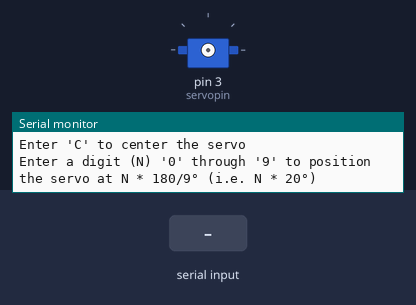
A sketch run on a simulated Arduino Uno, built with avr-gcc and run on an emulated ATmega328P. Parts: servo, the last lines printed to the serial monitor. Wiring (inferred from the names in the program): servo: signal pin 3. Inputs (shaded band) come from the test bench. Servo pulses on a pin are drawn as a servo (544–2400 µs = 0–180°).

Above: at 1.2 s.
1.3 s: "30,150\n" received over Serial
At 3.2 s:
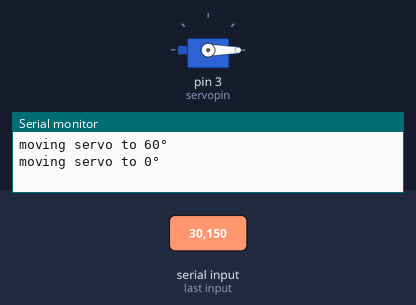
4.3 s: byte 99 ('c') received over Serial
7.3 s: "200\n" received over Serial
At 8.5 s:
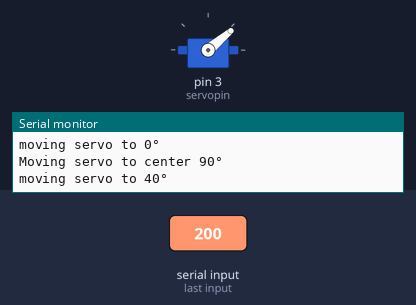
10.2 s: "5\n" received over Serial
At 12.0 s:
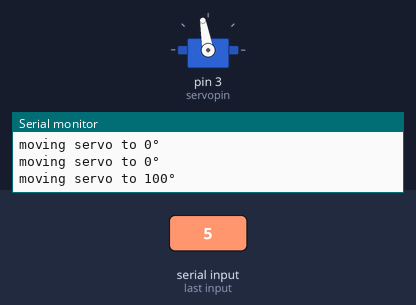
12.3 s: "90,45\n" received over Serial
At 15.0 s:
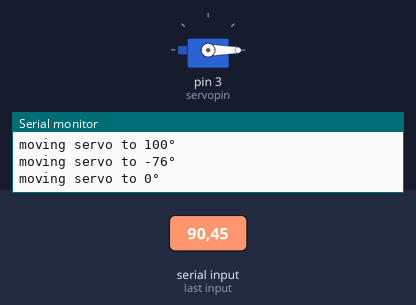
15.3 s: "c90\n" received over Serial
Timing chart, 0 to 21.7 s (numbered marks = the images above; inputs shaded):
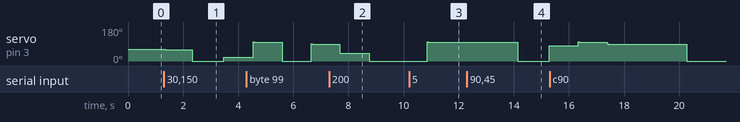

The sketch:

Servo.ino
```cpp
// (licence header left out)
// Uncomment this line to enable a configuration of the test program
// that is based upon the final project's wiring configuration.
//#define FINAL_PROJECT_CONFIG

#ifdef FINAL_PROJECT_CONFIG
int servopin = 9;     // Define the Servo as Pin 9 which matches the final wiring configuration.
#else
int servopin=3;//Define the Servo Pin3 for Servo signal
#endif

int myangle;//Define Var angle
int pulsewidth;//Define Pulsewidth

void servopulse(int servopin,int myangle)//PWM modulation
{
  pulsewidth=(myangle*11)+500;//Translate to the range: 500-2480 Pulsewidth
  digitalWrite(servopin,HIGH);//Set Servo pin High
  delayMicroseconds(pulsewidth);//Set pulsewidth microseconds
  digitalWrite(servopin,LOW);//Set Servo Pin Low
  delay(20-pulsewidth/1000); // 20ms - Pulsewidth/1000
}


void outputHelp() {
  Serial.println("Enter 'C' to center the servo");
  Serial.println("Enter a digit (N) '0' through '9' to position the servo at N * 180/9° (i.e. N * 20°)");
  Serial.println();
}


void setup()
{
  pinMode(servopin,OUTPUT);//Set Servo Pin Outpout Mode
  Serial.begin(9600);
  while (!Serial) {
    delay(1);
  }
  Serial.println("servo=o_seral_simple ready" ) ;
  outputHelp();
}


void loop()//1 - 9 corresponds to 0 - 180^ degree
{
 char val;
  val=Serial.read();//Read from Serial port
  if (val == 'c' || val == 'C') {
    Serial.println("Moving servo to center 90°");
    for (int i = 0; i <= 50; i++) {
      servopulse(servopin, 90);
    }
  } else if(val>='0'&&val<='9')  {
    val=val-'0';
    val=val*(180/9);
    Serial.print("moving servo to ");
    Serial.print(val,DEC);
    Serial.println("°");
    for(int i=0;i<=50;i++) //wait for completion
    {
     servopulse(servopin,val);
    }
  } else if (val != '\n' && val != '\r' && val != -1) {
    Serial.print("\nInvalid input: '"); Serial.print(val); Serial.println("'");
    outputHelp();
  }
}
```

Measured:
- after the input at 1.3 s, servo on pin 3 (servopin): 62° → 60° at once, → 0° 0.99 s later, → 20° 1.2 s later
- after the input at 7.3 s, servo on pin 3 (servopin): 90° → 40° after 0.39 s, → 0° 1.1 s later
- after the input at 10.2 s, servo on pin 3 (servopin): 0° → 100° after 0.65 s
- after the input at 12.3 s, servo on pin 3 (servopin): 100° → 0° after 1.8 s, → 81° 1.2 s later
